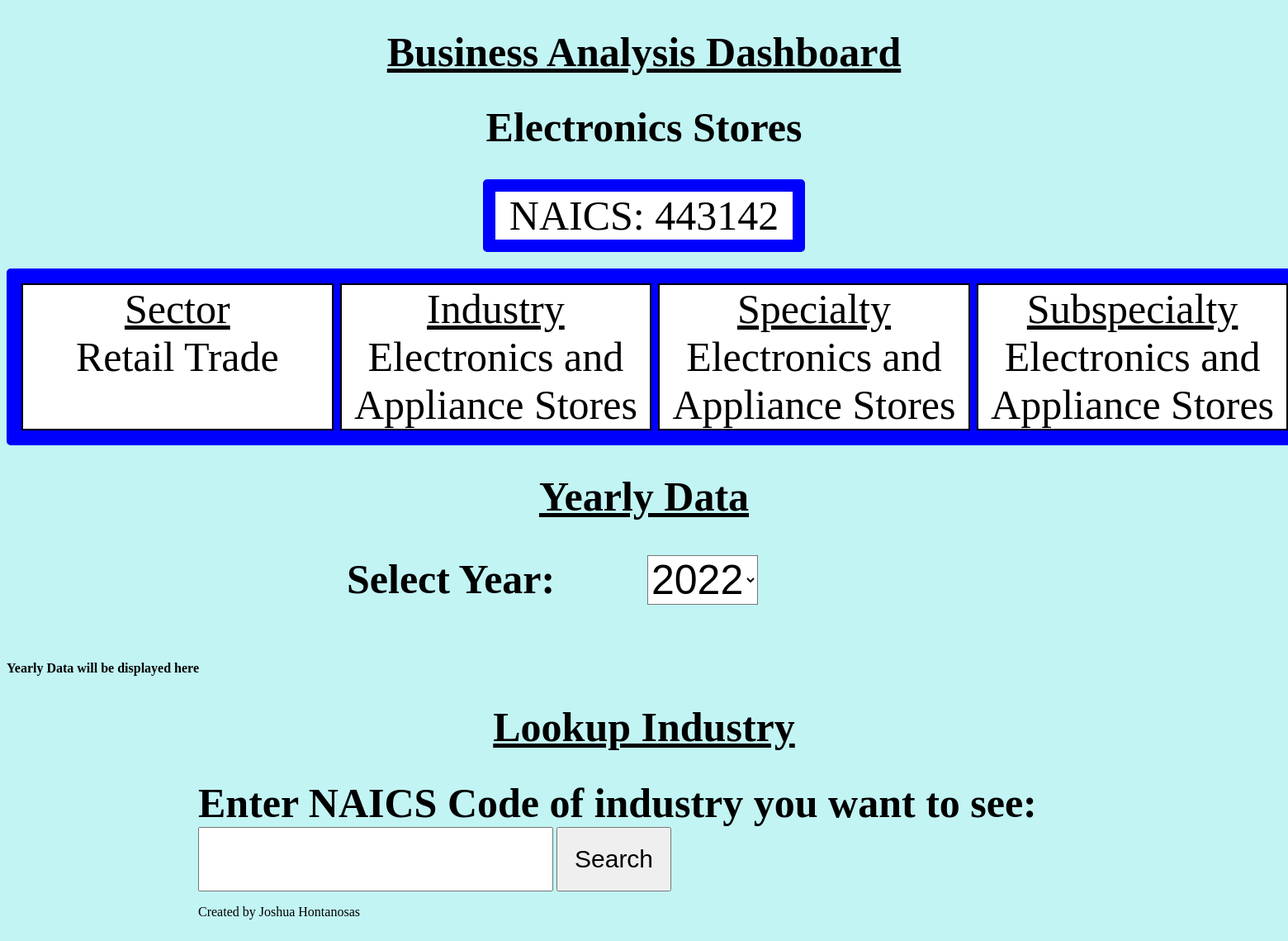
The page / on the database its author committed.
### tables this page shows
CREATE TABLE `NAICS_Extra` (
  `NE_Sector_ID` int(11) NOT NULL,
  `NE_Industry_ID` int(11) NOT NULL,
  `NE_Specialty_ID` int(11) NOT NULL,
  `NE_Subspecialty_ID` int(11) NOT NULL,
  `NE_Extra_ID` int(11) NOT NULL,
  `NE_Extra_Name` varchar(80) DEFAULT NULL
);

CREATE TABLE `NAICS_Sector` (
  `NSE_Sector_ID` int(11) NOT NULL,
  `NSE_Sector_Name` varchar(80) DEFAULT NULL
);

CREATE TABLE `NAICS_Industry` (
  `NI_Sector_ID` int(11) NOT NULL,
  `NI_Industry_ID` int(11) NOT NULL,
  `NI_Industry_Name` varchar(80) DEFAULT NULL
);

CREATE TABLE `NAICS_Specialty` (
  `NSP_Sector_ID` int(11) NOT NULL,
  `NSP_Industry_ID` int(11) NOT NULL,
  `NSP_Specialty_ID` int(11) NOT NULL,
  `NSP_Specialty_Name` varchar(80) DEFAULT NULL
);

CREATE TABLE `NAICS_Subspecialty` (
  `NSU_Sector_ID` int(11) NOT NULL,
  `NSU_Industry_ID` int(11) NOT NULL,
  `NSU_Specialty_ID` int(11) NOT NULL,
  `NSU_Subspecialty_ID` int(11) NOT NULL,
  `NSU_Subspecialty_Name` varchar(80) DEFAULT NULL
);

### naics_menu.php (the view, shortened to what this page needs)
<?php
    $conn = OpenCon();
    $naics_id = 443142;
    $sector_id = 44;
    $industry_id = 3;
    $specialty_id = 1;
    $subspecialty_id = 4;
    $extra_id = 2;
    function showBusinessTitle(){
        global $conn, $sector_id, $industry_id, $specialty_id, $subspecialty_id, $extra_id;
        $sql = "SELECT NE_Extra_Name FROM NAICS_Extra WHERE NE_Sector_ID = $sector_id and NE_Industry_ID = $industry_id and NE_Specialty_ID = $specialty_id and NE_Subspecialty_ID = $subspecialty_id and NE_Extra_ID = $extra_id";
        $result = $conn->query($sql);
        if ($result->num_rows > 0) {
        while($row = $result->fetch_assoc()) {
            echo $row["NE_Extra_Name"];
        }
        } else {
            echo "ERROR: NAICS info not found.";
        }
    }
    function getSectorName(){
        global $conn, $sector_id;
        $sql = "SELECT NSE_Sector_Name FROM NAICS_Sector WHERE NSE_Sector_ID = $sector_id";
        $result = $conn->query($sql);
        if ($result->num_rows > 0) {
        while($row = $result->fetch_assoc()) {
            echo $row["NSE_Sector_Name"];
        }
        } else {
            echo "ERROR: NAICS Sector not found.";
        }
    }
    function getIndustryName(){
        global $conn, $sector_id, $industry_id;
        $sql = "SELECT NI_Industry_Name FROM NAICS_Industry WHERE NI_Sector_ID = $sector_id AND NI_Industry_ID = $industry_id";
            $result = $conn->query($sql);
            if ($result->num_rows > 0) {
            while($row = $result->fetch_assoc()) {
                echo $row["NI_Industry_Name"];
            }
            } else {
                echo "ERROR: NAICS Industry not found.";
            }
    }
    function getSpecialtyName(){
        global $conn, $sector_id, $industry_id, $specialty_id;
        $sql = "SELECT NSP_Specialty_Name FROM NAICS_Specialty WHERE NSP_Sector_ID = $sector_id AND NSP_Industry_ID = $industry_id AND NSP_Specialty_ID = $specialty_id";
            $result = $conn->query($sql);
            if ($result->num_rows > 0) {
            while($row = $result->fetch_assoc()) {
                echo $row["NSP_Specialty_Name"];
            }
            } else {
                echo "ERROR: NAICS Specialty not found.";
            }
    }
    function getSubspecialtyName(){
        global $conn, $sector_id, $industry_id, $specialty_id, $subspecialty_id;
        $sql = "SELECT NSU_Subspecialty_Name FROM NAICS_Subspecialty WHERE NSU_Sector_ID = $sector_id AND NSU_Industry_ID = $industry_id AND NSU_Specialty_ID = $specialty_id AND NSU_Subspecialty_ID = $subspecialty_id";
            $result = $conn->query($sql);
            if ($result->num_rows > 0) {
            while($row = $result->fetch_assoc()) {
                echo $row["NSU_Subspecialty_Name"];
            }
            } else {
                echo "ERROR: NAICS Subspecialty not found.";
            }
    }
?>
<!DOCTYPE html>
<html lang="en">
<head>
    <link rel="stylesheet" href="styles.css">
</head>
<body>
    <h1><?php showBusinessTitle(); ?></h1>
    <div class="naicsTitle">
      NAICS:
      <?php echo $naics_id ?>
    </div>
    <section class="layout">
      <div class="naicsBox">
        <u>Sector</u> <br>
            <?php getSectorName(); ?>
      </div>
      <div class="naicsBox">
        <u>Industry</u> <br>
            <?php getIndustryName(); ?>
      </div>
      <div class="naicsBox">
        <u>Specialty</u> <br>
            <?php getSpecialtyName(); ?>
      </div>
      <div class="naicsBox">
        <u>Subspecialty</u> <br>
            <?php getSubspecialtyName(); ?>
      </div>
    </section>
</body>
</html>

### index.php (shortened to what this page needs)
<!DOCTYPE html>
<html lang="en">
<head>
    <link rel="stylesheet" href="styles.css">
</head>
<body>
  <h1><u>Business Analysis Dashboard</u></h1>
  <div class ="naicsDisplay">
  <?php include('naics_menu.php') ?>
  </div>
  <h1><u>Yearly Data</u></h1>
  <div class ="yearDisplay">
  <div class="yearSelect">Select Year:</div>
  <form>
    <select class="dropdown" name="year" onclick="showUser(this.value)">
      <option selected value="2022">2022</option>
      </select>
    </form>
  </div>
  <div id="txtHint"><b>Yearly Data will be displayed here</b></div>
  <h1><u>Lookup Industry</u></h1>
  <div class = "compareDisplay">
    <form class = naicsForm action="find-naics.php" method="post">
      <div class = "enterNAICS">Enter NAICS Code of industry you want to see:</div>
      <input type="text" name="competitorNAICS">
      <input type="submit" name="submit" value="Search">
    </form>
    <p>Created by Joshua Hontanosas</p>
</body>
</html>

### styles.css (style rules this page uses)
h1 { font-size: 50px; text-align: center; }
body { background: rgb(194, 244, 244); }
.dropdown { background-color: white; font-size: 50px; }
.layout { width: 1920px; height: fit-content; background-color: blue; display: grid; grid-template-rows: repeat(auto-fit, 1fr); grid-template-columns: repeat(5, 1fr); gap: 8px; padding: 8px; border: 10px solid blue; border-radius: 5px; margin: auto; margin-bottom: 20px; }
.naicsTitle { width: 360px; height: fit-content; background-color: white; border: 15px solid blue; border-radius: 5px; font-size: 50px; margin: auto; margin-bottom: 20px; text-align: center; }
.naicsBox { background-color: white; font-size: 50px; text-align: center; border: 2px solid black; }
.yearSelect { font-size: 50px; font-weight: bold; }
.yearDisplay { width: 720px; height: 120px; display: grid; grid-template-rows: repeat(auto-fit, 1fr); grid-template-columns: repeat(2, 1fr); gap: 8px; padding: 8px; margin: auto; }
.compareDisplay { width: 1080px; height: 360px; margin: auto; }
.enterNAICS { font-size: 50px; font-weight: bold; }
input { padding: 20px; margin: auto; font-size: 30px; }

### rows shown on the page
naics_extra: NE_Extra_Name "Electronics Stores"
naics_sector: NSE_Sector_Name "Retail Trade"
naics_industry: NI_Industry_Name "Electronics and Appliance Stores"
naics_specialty: NSP_Specialty_Name "Electronics and Appliance Stores"
naics_subspecialty: NSU_Subspecialty_Name "Electronics and Appliance Stores"

### other values the page prints
$naics_id "443142"
